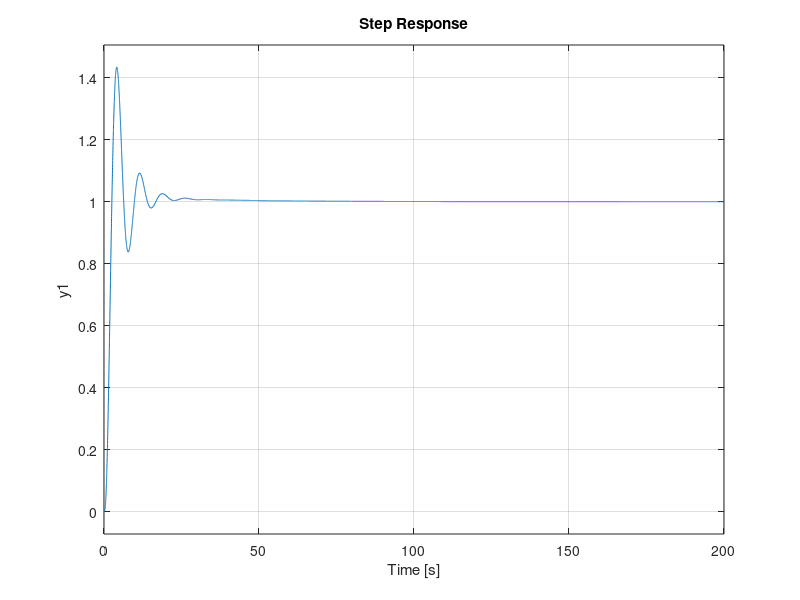

Source code (MATLAB):
s= tf('s');
T = 0.01; % 1/10th of fastest time constant
Gp = zpk([],[0,-1,-2],2);

Gz = c2d(Gp,T);
Pm = 55;
ww1 = 0.36;

[magGww1, phaseGww1] = bode(Gz,ww1);


%% D(w)
a0 = 1; % DC gain = 1 for the controller
w0 = 0.1 * ww1;
wp = w0/(a0*magGww1);
Dz_lagf = zpk(-w0,-wp,a0);
Dz_lag = c2d(Dz_lagf,T);
Dz_lagGz = Dz_lag * Gz;
Cz_lag = feedback(Dz_lagGz,1);
step(Cz_lag);
